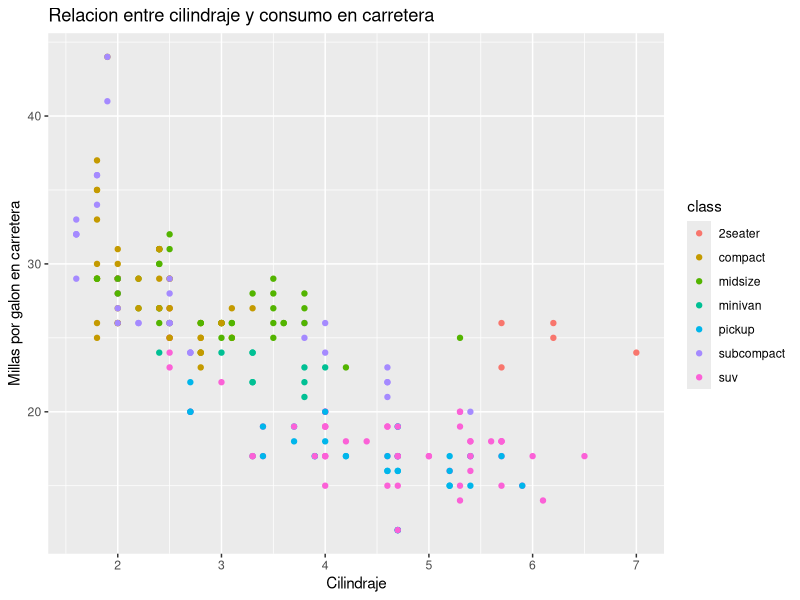
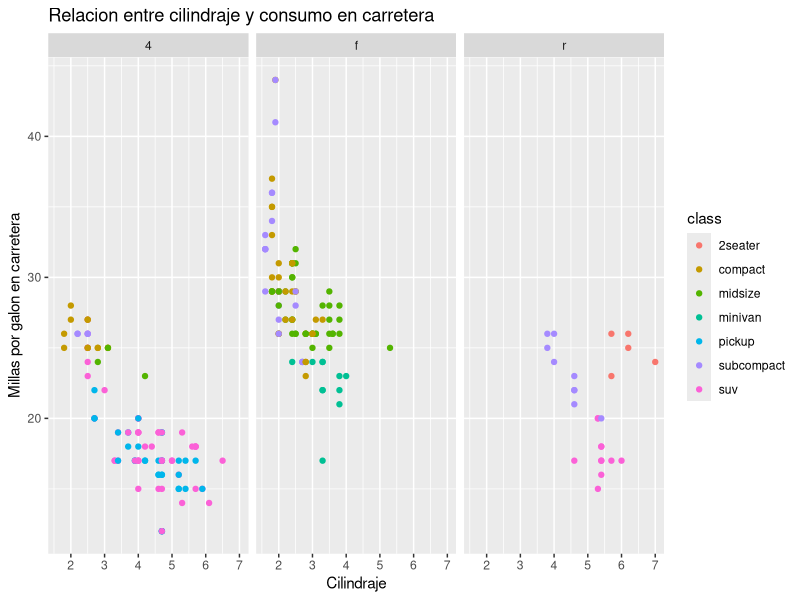
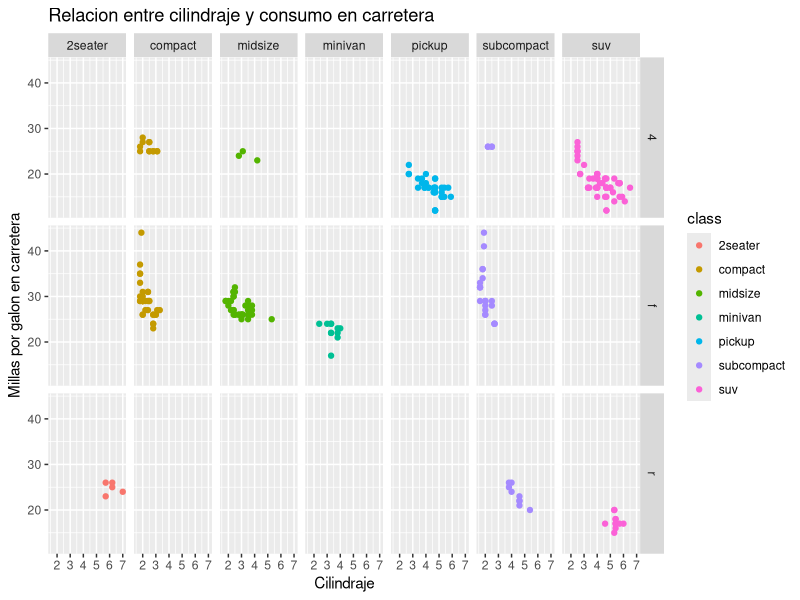
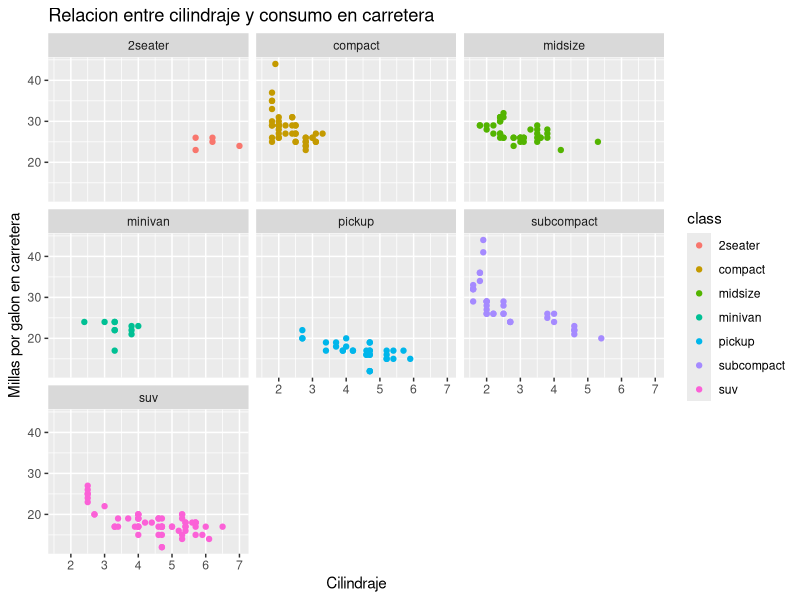
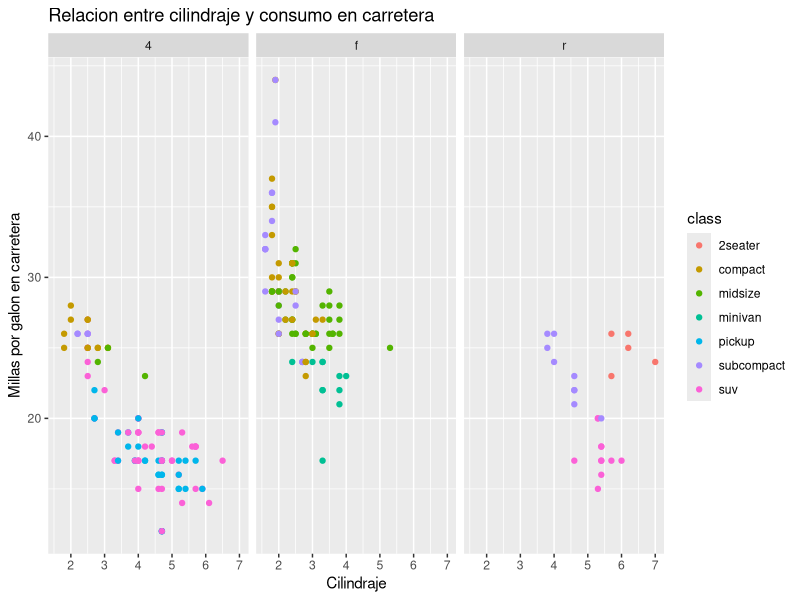
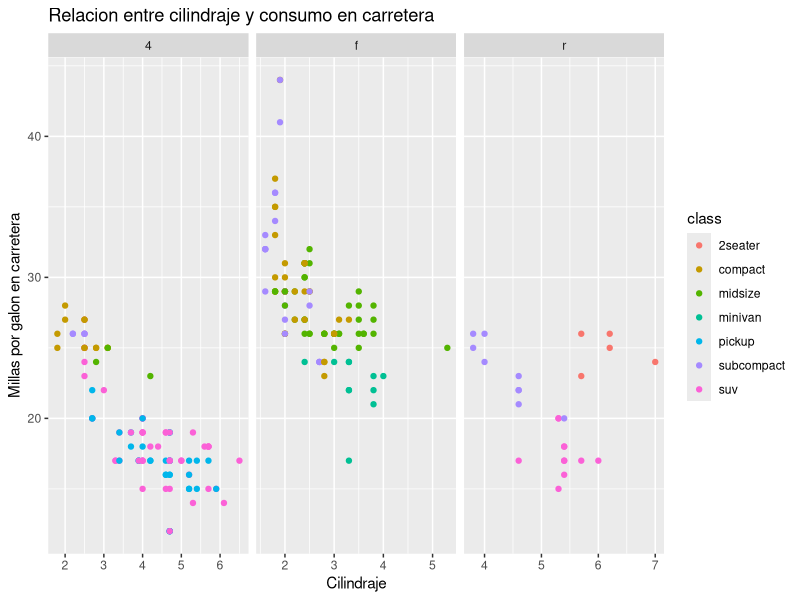
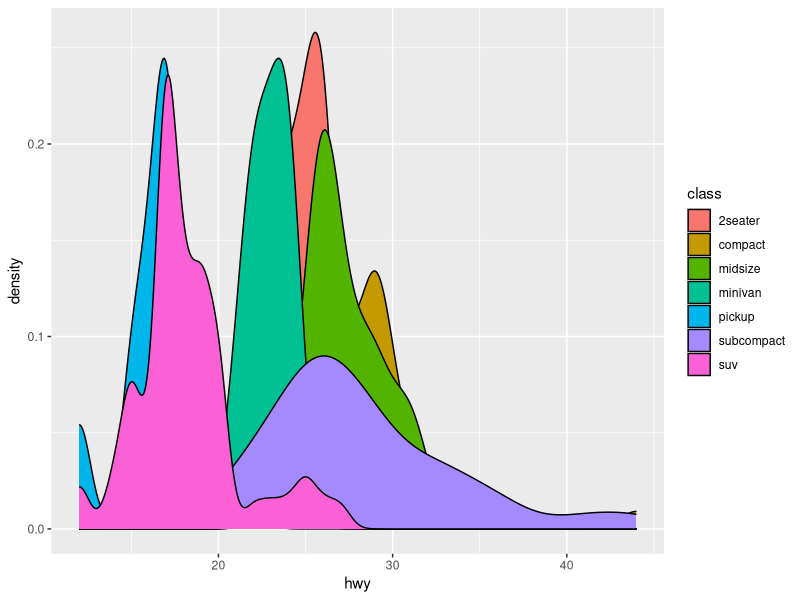
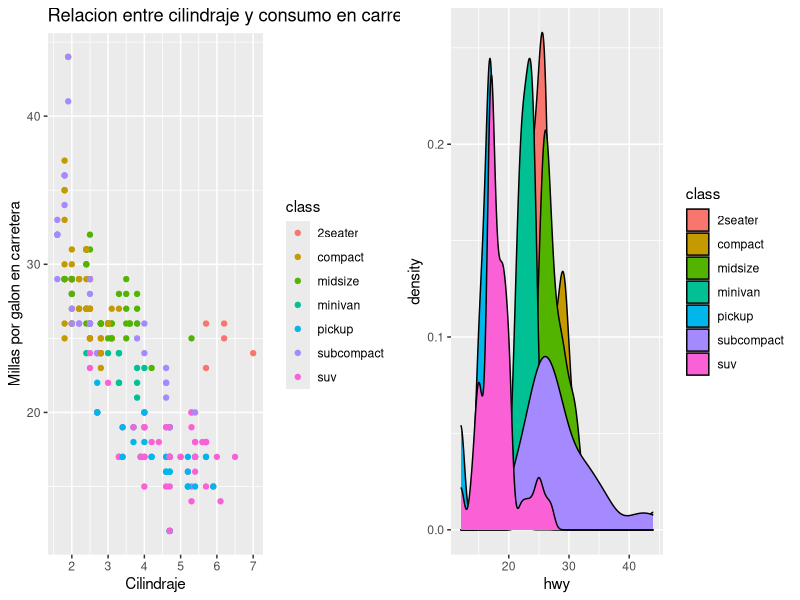

Recreate these plots in R, in order.
library(ggplot2)
library(ggpubr)


?mpg
head(mpg)

p <- ggplot(mpg, aes(x= displ, y=hwy, color=class)) + 
  geom_point() + 
  labs(title = "Relacion entre cilindraje y consumo en carretera", 
       x="Cilindraje", y="Millas por galon en carretera")

p


#Facetas en columanas
p_grid_col <-  p + facet_grid( . ~ drv)
p_grid_col

#Facetas en Filas y columnas
p_grid2 <- p + facet_grid(drv ~ class)
p_grid2



#Facetas wrap

p_wrap <- p + facet_wrap(~class, ncol = 3)
p_wrap

#Libre de escalas
#Facetas en columanas
p_grid_col <-  p + facet_grid( . ~ drv)
p_grid_col

p_grid_col_free <-  p + facet_grid( . ~ drv, scales = "free")
p_grid_col_free

p1 <-  ggplot(mpg, aes(x=hwy, fill = class)) +geom_density()
p1

ggarrange(p,p1, ncol = 2)
